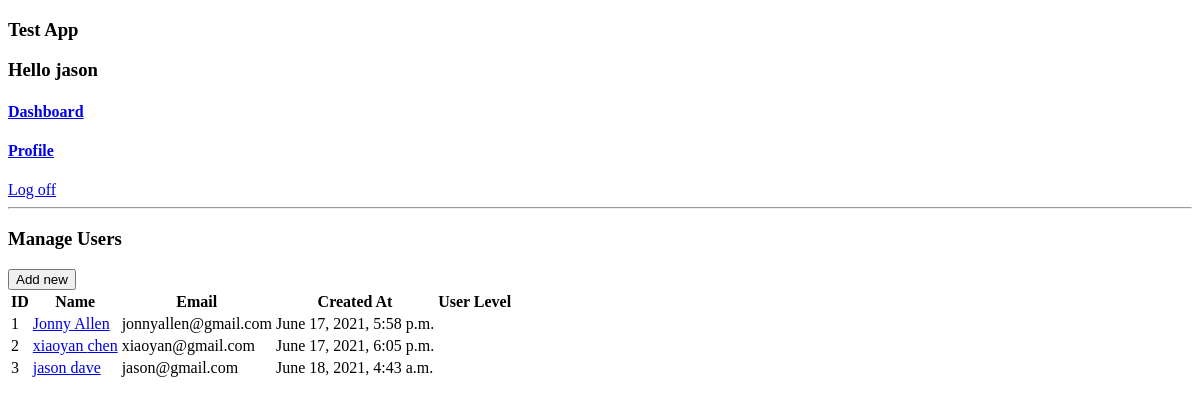
The app's page /success (signed in), older data.
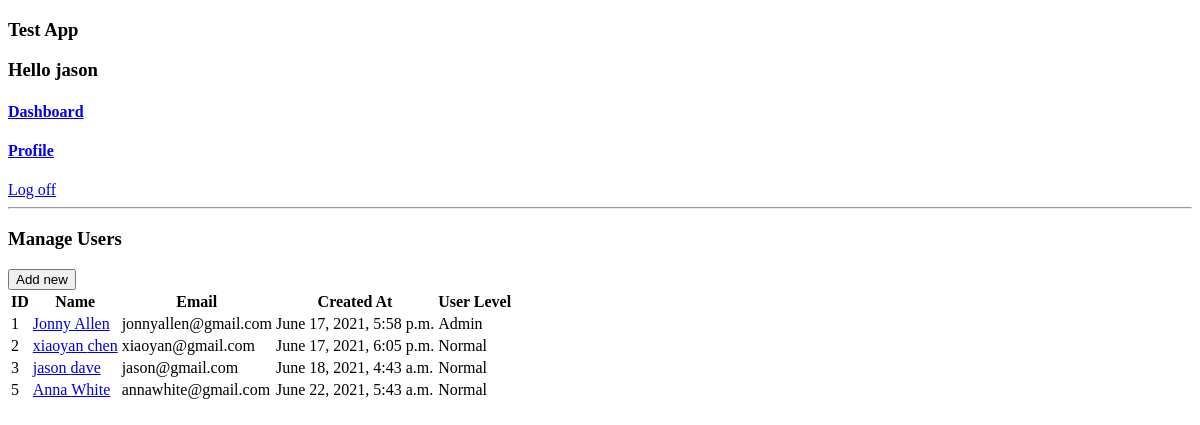
The same page, newer data.
### user/models.py (models this page shows)
class User (models.Model):
    first_name = models.CharField(max_length=255)
    last_name = models.CharField(max_length=255)
    email = models.CharField(max_length=255)
    password = models.CharField(max_length=255)
    description = models.CharField(max_length=255)
    userlevel = models.CharField(max_length=45)
    created_at = models.DateTimeField(auto_now_add=True)
    updated_at = models.DateTimeField(auto_now_add=True)
    objects = UserManager()

### user/views.py (the view)
# urls.py: path('success', views.inpage),
def inpage(request):
    if 'user_id' not in request.session:
        return redirect('/login')
    else:
        users = User.objects.all()
        loginuser = User.objects.get(id = request.session['user_id'])
        context = {
            'all_users': users,
            'loginuser':loginuser
        }
        return render (request, 'maindashboard.html', context)

### user/templates/maindashboard.html (shortened to what this page needs)
<!DOCTYPE html>
<html lang="en">
<head>
</head>
<body>
    <header>
        <h3>Test App</h3>
        <h3>Hello {{request.session.greeting}}</h3>
        <h4><a href="/success">Dashboard</a></h4>
        <h4><a href="/userprofile/{{request.session.user_id}}">Profile</a></h4>
        <a href="logout">Log off</a>
        <hr>
    </header>
    <div>
        <h3>Manage Users</h3>
        <a href="addnew"><button>Add new</button></a>
    </div>
    <table>
        {% if loginuser.userlevel == "Admin" %}
        <thead>
            <tr>
                <th>ID</th>
                <th>Name</th>
                <th>Email</th>
                <th>Created At</th>
                <th>User Level</th>
                <th>Actions</th>
            </tr>
        </thead>
        <tbody>
            {% for user in all_users %}
            <tr>
                <td>{{user.id}}</td>
                <td><a href="/userprofile/{{user.id}}">{{user.first_name}} {{user.last_name}}</a></td>
                <td>{{user.email}}</td>
                <td>{{user.created_at}}</td>
                <td>{{user.userlevel}}</td>
                <td><a href="/edituser/{{user.id}}">edit </a><a href="/delete/{{user.id}}">remove</a></td>
            </tr>
            {% endfor %}
        </tbody>
        {% else %}
        <thead>
            <tr>
                <th>ID</th>
                <th>Name</th>
                <th>Email</th>
                <th>Created At</th>
                <th>User Level</th>
            </tr>
        </thead>
        <tbody>
            {% for user in all_users %}
            <tr>
                <td>{{user.id}}</td>
                <td><a href="/userprofile/{{user.id}}">{{user.first_name}} {{user.last_name}}</a></td>
                <td>{{user.email}}</td>
                <td>{{user.created_at}}</td>
                <td>{{user.userlevel}}</td>
            </tr>
            {% endfor %}
        {% endif %}
    </table>
</body>
</html>

Row changes from the older to the newer data that the page shows:
changed User "jason": userlevel (not shown) → "Normal"
changed User "Jonny": userlevel (not shown) → "Admin"
changed User "xiaoyan": userlevel (not shown) → "Normal"
added User: id "5", first_name "Anna", last_name "White", email "annawhite@gmail.com", created_at "June 22, 2021, 5:43 a.m.", userlevel "Normal"
